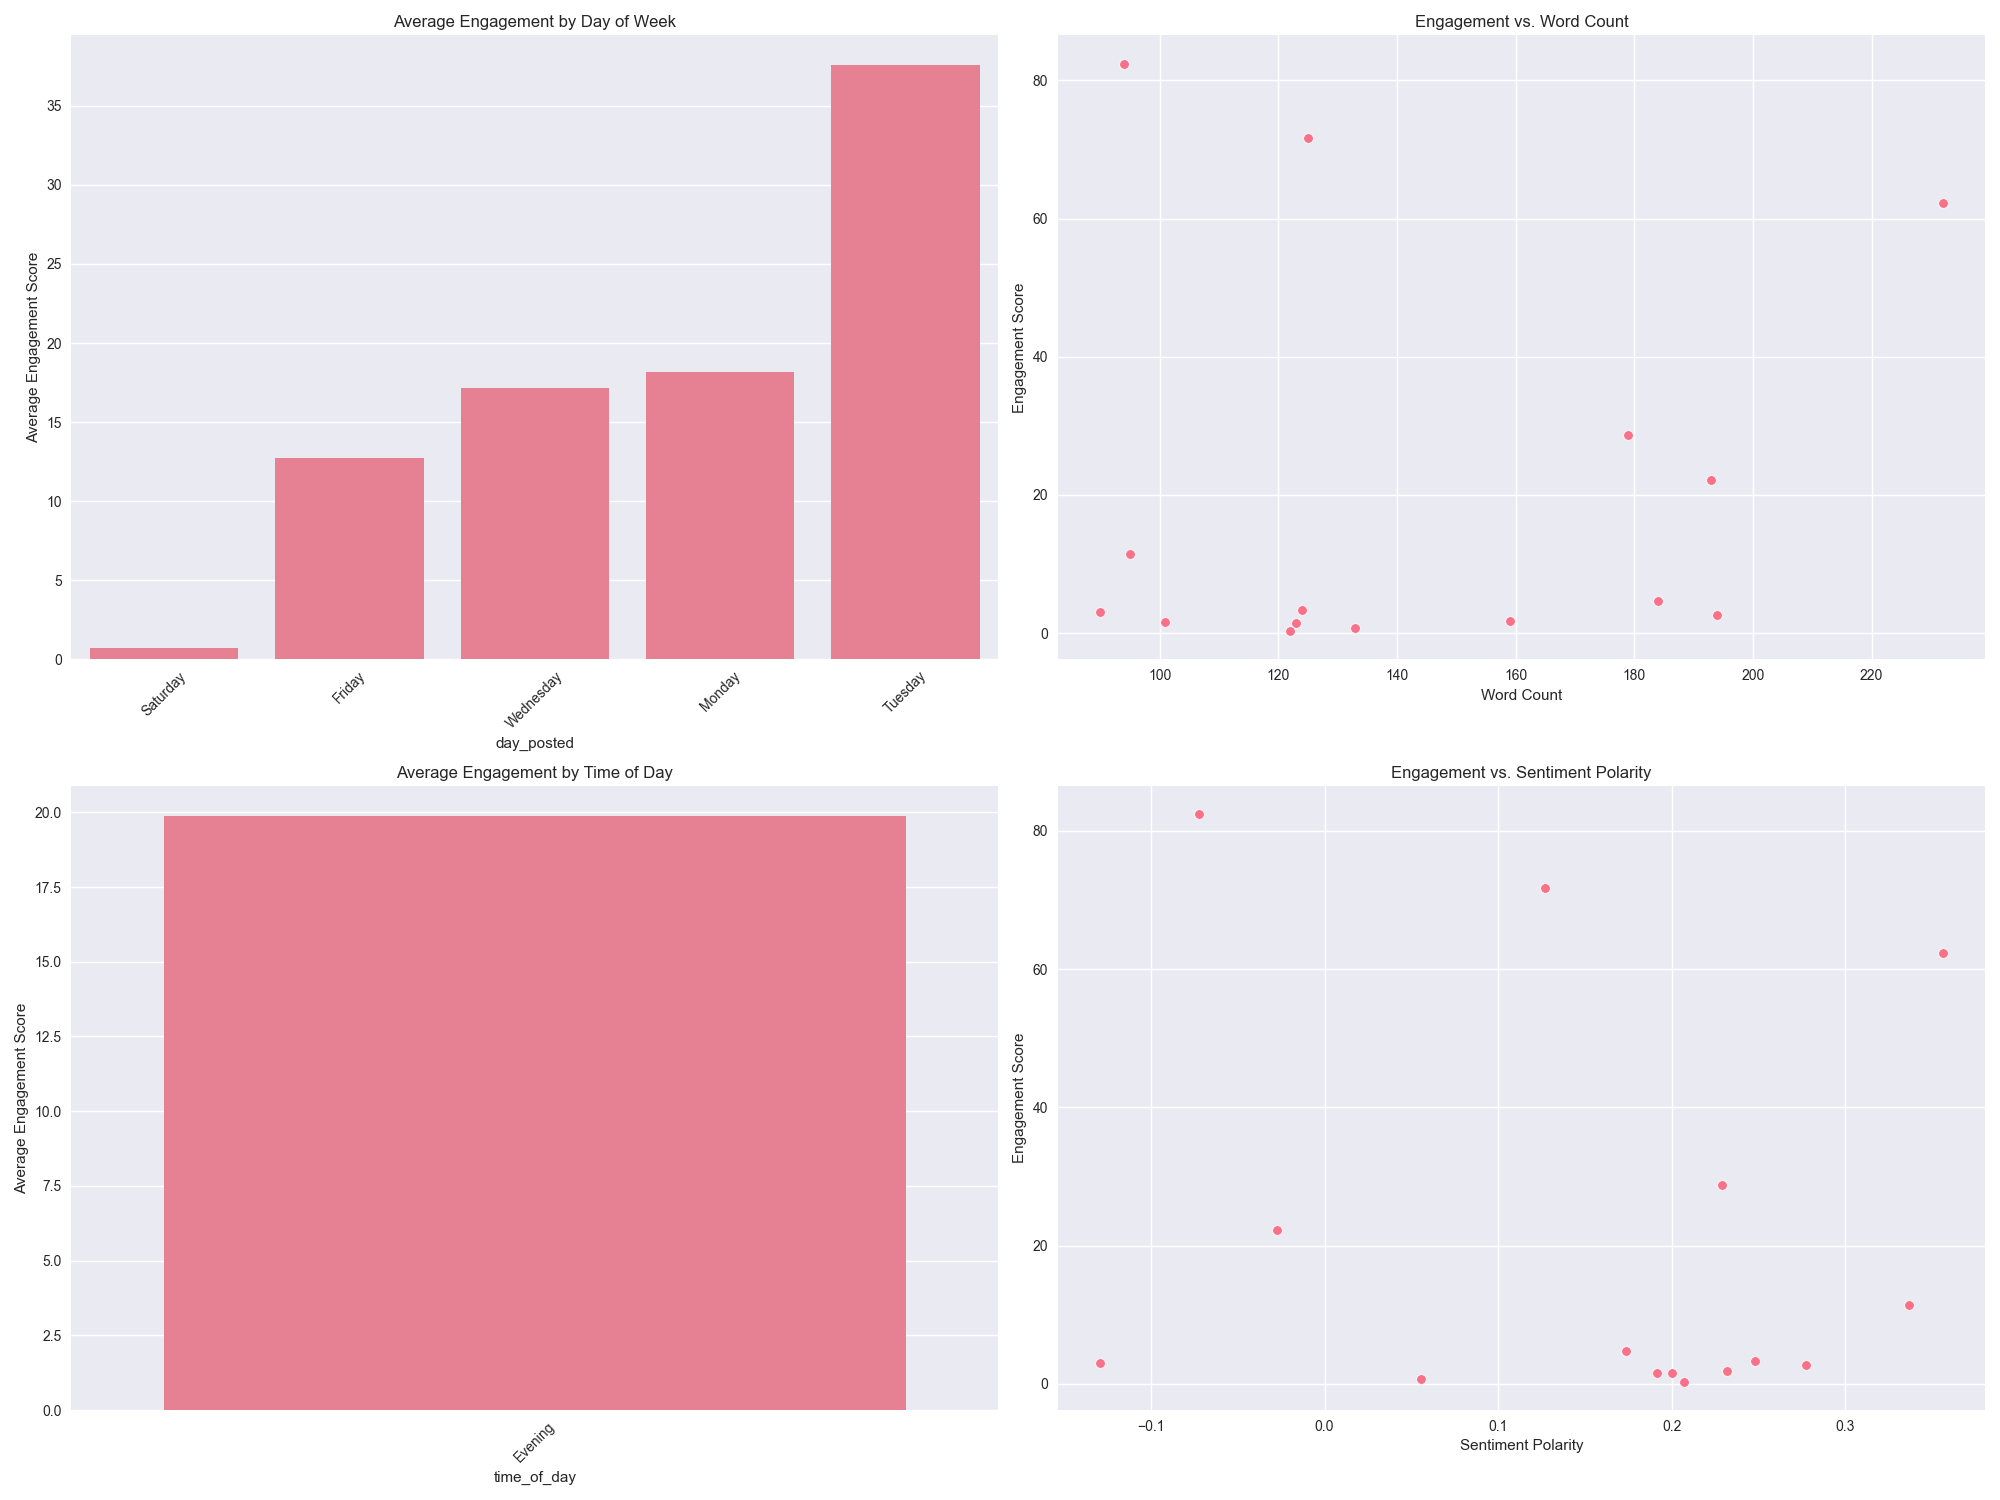

The script that saved this image:
import pandas as pd
import matplotlib.pyplot as plt
import seaborn as sns
from collections import Counter
import numpy as np
from datetime import datetime

# Set style for better visualizations
plt.style.use('seaborn-v0_8')
sns.set_palette("husl")

# Read the data
df = pd.read_csv('linkedin_creators_posts.csv')

# Create a figure with multiple subplots
fig = plt.figure(figsize=(20, 15))

# 1. Engagement Analysis by Day
plt.subplot(2, 2, 1)
engagement_by_day = df.groupby('day_posted')['engagement_score'].mean().sort_values()
sns.barplot(x=engagement_by_day.index, y=engagement_by_day.values)
plt.title('Average Engagement by Day of Week')
plt.xticks(rotation=45)
plt.ylabel('Average Engagement Score')

# 2. Content Length Analysis
plt.subplot(2, 2, 2)
sns.scatterplot(data=df, x='word_count', y='engagement_score')
plt.title('Engagement vs. Word Count')
plt.xlabel('Word Count')
plt.ylabel('Engagement Score')

# 3. Time of Day Analysis
plt.subplot(2, 2, 3)
time_engagement = df.groupby('time_of_day')['engagement_score'].mean().sort_values()
sns.barplot(x=time_engagement.index, y=time_engagement.values)
plt.title('Average Engagement by Time of Day')
plt.xticks(rotation=45)
plt.ylabel('Average Engagement Score')

# 4. Sentiment Analysis
plt.subplot(2, 2, 4)
sns.scatterplot(data=df, x='sentiment_polarity', y='engagement_score')
plt.title('Engagement vs. Sentiment Polarity')
plt.xlabel('Sentiment Polarity')
plt.ylabel('Engagement Score')

plt.tight_layout()
plt.savefig('linkedin_analysis.png')
plt.close()

# Print key insights
print("\n=== Key Insights ===")
print(f"\n1. Total Posts Analyzed: {len(df)}")
print(f"2. Average Engagement Score: {df['engagement_score'].mean():.2f}")
print(f"3. Most Common Tone: {df['tone'].mode()[0]}")
print(f"4. Average Word Count: {df['word_count'].mean():.1f} words")

# Analyze top performing hashtags
all_hashtags = [tag for tags in df['hashtags'].dropna() for tag in tags.split(',')]
hashtag_counts = Counter(all_hashtags)
print("\n5. Top 5 Most Used Hashtags:")
for hashtag, count in hashtag_counts.most_common(5):
    print(f"   - {hashtag.strip()}: {count} times")

# Best performing content length
word_count_ranges = pd.cut(df['word_count'], bins=[0, 50, 100, 150, 200, float('inf')])
best_length = df.groupby(word_count_ranges)['engagement_score'].mean().idxmax()
print(f"\n6. Best Performing Content Length: {best_length}")

# Save the analysis results
with open('linkedin_insights.txt', 'w') as f:
    f.write("LinkedIn Content Analysis Insights\n")
    f.write("================================\n\n")
    f.write(f"Total Posts Analyzed: {len(df)}\n")
    f.write(f"Average Engagement Score: {df['engagement_score'].mean():.2f}\n")
    f.write(f"Most Common Tone: {df['tone'].mode()[0]}\n")
    f.write(f"Average Word Count: {df['word_count'].mean():.1f} words\n\n")
    f.write("Top 5 Most Used Hashtags:\n")
    for hashtag, count in hashtag_counts.most_common(5):
        f.write(f"- {hashtag.strip()}: {count} times\n")
    f.write(f"\nBest Performing Content Length: {best_length}\n") 